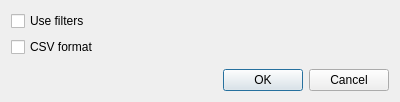
<?xml version="1.0" encoding="UTF-8"?>
<ui version="4.0">
 <class>ExportSettingsDialog</class>
 <widget class="QDialog" name="ExportSettingsDialog">
  <property name="geometry">
   <rect>
    <x>0</x>
    <y>0</y>
    <width>400</width>
    <height>102</height>
   </rect>
  </property>
  <property name="windowTitle">
   <string>Dialog</string>
  </property>
  <layout class="QVBoxLayout" name="verticalLayout">
   <item>
    <widget class="QCheckBox" name="cbFilters">
     <property name="text">
      <string>Use filters</string>
     </property>
    </widget>
   </item>
   <item>
    <widget class="QCheckBox" name="cbCsv">
     <property name="text">
      <string>CSV format</string>
     </property>
    </widget>
   </item>
   <item>
    <spacer name="verticalSpacer">
     <property name="orientation">
      <enum>Qt::Orientation::Vertical</enum>
     </property>
     <property name="sizeHint" stdset="0">
      <size>
       <width>20</width>
       <height>40</height>
      </size>
     </property>
    </spacer>
   </item>
   <item>
    <widget class="QDialogButtonBox" name="buttonBox">
     <property name="orientation">
      <enum>Qt::Orientation::Horizontal</enum>
     </property>
     <property name="standardButtons">
      <set>QDialogButtonBox::StandardButton::Cancel|QDialogButtonBox::StandardButton::Ok</set>
     </property>
    </widget>
   </item>
  </layout>
 </widget>
 <resources/>
 <connections>
  <connection>
   <sender>buttonBox</sender>
   <signal>accepted()</signal>
   <receiver>ExportSettingsDialog</receiver>
   <slot>accept()</slot>
   <hints>
    <hint type="sourcelabel">
     <x>248</x>
     <y>254</y>
    </hint>
    <hint type="destinationlabel">
     <x>157</x>
     <y>274</y>
    </hint>
   </hints>
  </connection>
  <connection>
   <sender>buttonBox</sender>
   <signal>rejected()</signal>
   <receiver>ExportSettingsDialog</receiver>
   <slot>reject()</slot>
   <hints>
    <hint type="sourcelabel">
     <x>316</x>
     <y>260</y>
    </hint>
    <hint type="destinationlabel">
     <x>286</x>
     <y>274</y>
    </hint>
   </hints>
  </connection>
 </connections>
</ui>
